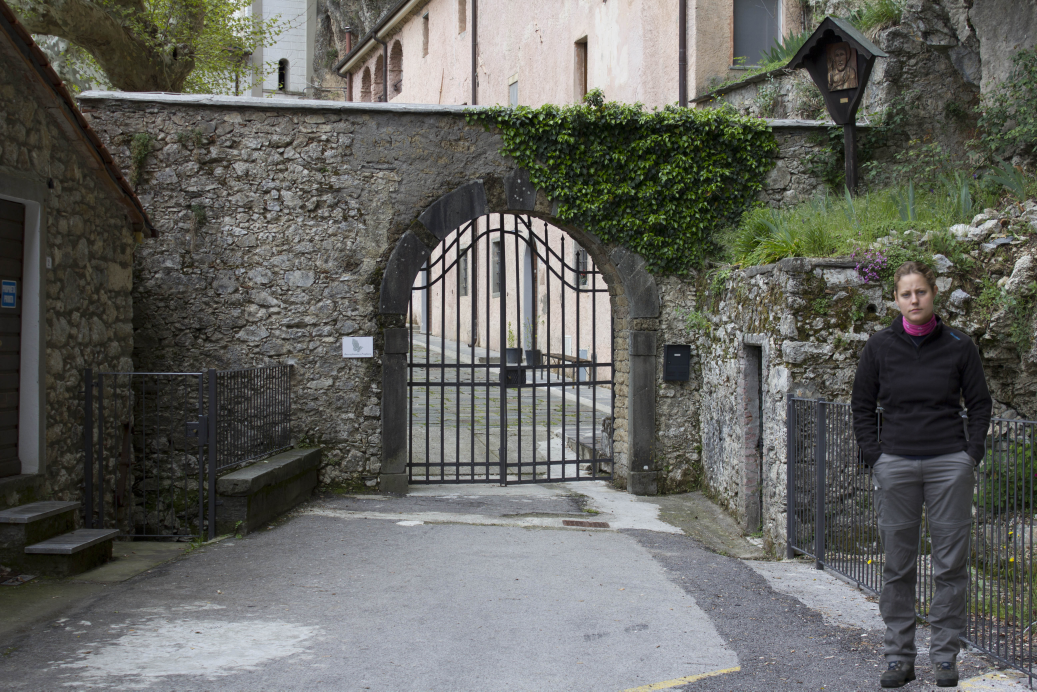
#> input picture PythonScript/pytest/recursos/imagens/entrada.jpg, 5184 x 3456 px (shown at 1/5 size)
$ python detector_copia_cola_peritus.py ../pytest/recursos/imagens/entrada.jpg
#> lines starting #> are read from the running program, lines starting #| are printed output that depends on the picture
### PythonScript/utilitario/outros.py
import os
import hashlib
from pathlib import Path

# [77 lines left out: functions coletar_arquivos_e_pasta_saida, calcular_sha256, replace_com_incremento, not called in this run]


EXTENSOES_POR_TIPO = {
    "video": {
        ".avi", ".mp4", ".mkv", ".mov", ".wmv", ".flv",
        ".mpeg", ".mpg", ".webm", ".dav", ".m4v",
        ".3gp", ".ts", ".vob"
    },
    "audio": {
        ".mp3", ".wav", ".aac", ".m4a", ".flac", ".ogg",
        ".wma", ".opus", ".amr", ".aiff", ".aif", ".mka",
        ".ac3"
    },
    "imagem": {
        ".jpg", ".jpeg", ".png", ".bmp", ".gif", ".tif",
        ".tiff", ".webp", ".heic", ".heif"
    }
}
from pathlib import Path


EXTENSOES = {
    "video": {
        ".avi", ".mp4", ".mkv", ".mov", ".wmv", ".flv",
        ".mpeg", ".mpg", ".webm", ".dav", ".m4v",
        ".3gp", ".ts", ".vob"
    },
    "video_mp4": {
        ".mp4",  ".mov", ".m4v", ".3gp"
    },
    "audio": {
        ".mp3", ".wav", ".aac", ".m4a", ".flac", ".ogg",
        ".wma", ".opus", ".amr", ".aiff", ".aif", ".ac3"
    },
    "imagem": {
        ".jpg", ".jpeg", ".png", ".bmp", ".gif",
        ".tif", ".tiff", ".webp", ".heic", ".heif"
    },
    "imagem_png": {
        ".png"
    }
}


def selecionar_arquivos(arquivos, tipos):
    if isinstance(tipos, str):
        tipos = [tipos]
    extensoes = set().union(*(EXTENSOES.get(tipo.lower(), set()) for tipo in tipos))
    return [arq for arq in arquivos if Path(arq).suffix.lower() in extensoes]

def filtrar_arquivos(
    arquivos,
    prefixo=None,
    sufixo=None,
    extensao=None
):
    """
    Remove arquivos que satisfaçam TODOS os filtros informados.

    Os parâmetros são opcionais:
    - prefixo: início do nome do arquivo
    - sufixo: final do nome do arquivo (sem extensão)
    - extensao: extensão do arquivo

    Exemplos:
    prefixo="tmp_"
    sufixo="_editada"
    extensao=".jpg"
    """

    if extensao:
        extensao = extensao.lower()
        if not extensao.startswith("."):
            extensao = "." + extensao

    resultado = []

    for arq in arquivos:
        path = Path(arq)

        nome = path.stem.lower()
        ext = path.suffix.lower()

        filtros = []

        if prefixo is not None:
            filtros.append(nome.startswith(prefixo.lower()))

        if sufixo is not None:
            filtros.append(nome.endswith(sufixo.lower()))

        if extensao is not None:
            filtros.append(ext == extensao)

        # Remove somente se TODOS os filtros forem satisfeitos
        if filtros and all(filtros):
            continue

        resultado.append(arq)

    return resultado

### PythonScript/comandos/detector_copia_cola_peritus.py
"""
Comando baseado no filtro de detecção de cópia/cola por PCA em blocos
POPESCU, A. C.; FARID, H. Exposing Digital Forgeries by Detecting Duplicated Image Regions, 2004
Implementação de referência: https://github.com/SEPAEL/Peritus
imagem em escala de cinza -> blocos sobrepostos -> PCA -> quantização/ordenação -> vetores de deslocamento repetidos -> morfologia -> regiões coloridas transparentes
"""

from __future__ import annotations

import math
import os
import traceback
from concurrent.futures import ThreadPoolExecutor, as_completed
from pathlib import Path
from typing import Any, Dict, List, Tuple

import cv2
import numpy as np

from utilitario.outros import (
    filtrar_arquivos,
    replace_com_incremento,
    selecionar_arquivos,
)

# ============================================================
# Metadados e saída
# ============================================================

PREFIXO_SAIDA = "copy_paste_"
EXTENSAO_SAIDA = "png"

# ============================================================
# Parâmetros da UI
# ============================================================

NCOMP_PADRAO = 0.75
QUANTIZACAO_PADRAO = 256

# ============================================================
# Constantes internas
# ============================================================

BLOCO_REFERENCIA = 7
NN_REFERENCIA = 2
NF_REFERENCIA = 128
ND_REFERENCIA = 16
ALPHA_CLUSTER = 0.42
CORES_CLUSTERS_BGR = [
    (0, 0, 255),
    (255, 0, 0),
    (0, 255, 0),
    (0, 255, 255),
    (255, 0, 255),
    (255, 255, 0),
    (0, 128, 255),
    (128, 0, 255),
]


# ============================================================
# Comunicação e controles PeriTASK
# ============================================================

def _status(msg: str) -> None:
    print(f"STATUS:{msg}", flush=True)


def _status_etapa(etapa: int, total: int, mensagem: str) -> None:
    _status(f"Etapa {etapa}/{total} - {mensagem}")


def _progress(valor: int) -> None:
    valor = max(0, min(100, int(valor)))
    print(f"PROGRESS:{valor}", flush=True)


def _get_float(
    controls: Dict[str, Any],
    chave: str,
    padrao: float,
    minimo: float,
    maximo: float,
) -> float:
    try:
        valor = float(str(controls.get(chave, padrao)).replace(",", ".").strip())
    except Exception:
        valor = padrao

    return max(minimo, min(maximo, valor))


def _get_int(
    controls: Dict[str, Any],
    chave: str,
    padrao: int,
    minimo: int,
    maximo: int,
) -> int:
    try:
        valor = int(float(str(controls.get(chave, padrao)).replace(",", ".").strip()))
    except Exception:
        valor = padrao

    return max(minimo, min(maximo, valor))


# ============================================================
# Estimadores automáticos
# ============================================================

def estima_bloco_pca(largura: int, altura: int) -> int:
    """
    Estima o tamanho do bloco b.

    Critério sensível:
        - blocos menores detectam cópias menores;
        - blocos menores aumentam custo e falsos positivos;
        - como a preferência é evitar falsos negativos, mantém b baixo.
    """
    maior_lado = max(largura, altura)

    if maior_lado <= 2600:
        return 7

    if maior_lado <= 4200:
        return 9

    return 11


def estima_nn_pca(largura: int, altura: int, b: int) -> int:
    """
    Estima a profundidade de pesquisa Nn.

    Critério sensível:
        - Nn maior compara mais vizinhos após ordenação;
        - aumenta chance de encontrar clones;
        - aumenta custo e falsos positivos.
    """
    linhas_blocos = altura - b + 1
    colunas_blocos = largura - b + 1

    if linhas_blocos <= 0 or colunas_blocos <= 0:
        return NN_REFERENCIA

    nb = linhas_blocos * colunas_blocos

    if nb <= 300_000:
        return 5

    if nb <= 900_000:
        return 4

    if nb <= 1_800_000:
        return 3

    return 2


def estima_nf_pca(largura: int, altura: int, b: int) -> int:
    """
    Estima Nf, tamanho mínimo do clone.

    Critério sensível:
        - Nf menor aceita regiões menores;
        - evita falsos negativos;
        - pode aumentar falsos positivos.
    """
    linhas_blocos = altura - b + 1
    colunas_blocos = largura - b + 1

    if linhas_blocos <= 0 or colunas_blocos <= 0:
        return NF_REFERENCIA

    nb = linhas_blocos * colunas_blocos

    estimado = int(round(nb * 0.00008))

    return max(32, min(128, estimado))


def estima_nd_pca(largura: int, altura: int) -> int:
    """
    Estima Nd, distância mínima de Manhattan entre blocos.

    Critério sensível:
        - Nd menor permite detectar deslocamentos mais próximos;
        - evita falsos negativos em cópias pequenas/próximas;
        - pode aumentar falsos positivos.
    """
    diagonal = math.hypot(largura, altura)

    estimado = int(round(diagonal * 0.008))

    return max(8, min(24, estimado))


def estima_parametros_pca(
    largura: int,
    altura: int,
) -> Dict[str, int]:
    """
    Estima os parâmetros automáticos do PCA por blocos.
    """
    b = estima_bloco_pca(
        largura=largura,
        altura=altura,
    )

    nn = estima_nn_pca(
        largura=largura,
        altura=altura,
        b=b,
    )

    nf = estima_nf_pca(
        largura=largura,
        altura=altura,
        b=b,
    )

    nd = estima_nd_pca(
        largura=largura,
        altura=altura,
    )

    return {
        "b": b,
        "Nn": nn,
        "Nf": nf,
        "Nd": nd,
    }


# ============================================================
# Indexação e blocos
# ============================================================

# [49 lines left out: functions _linha_coluna_para_indice, _distancia_cpp, _linha_interna_cpp, not called in this run]


# ============================================================
# Extração de blocos
# ============================================================

def _extrair_blocos_vetorizados_cpp(
    gray: np.ndarray,
    b: int,
) -> Tuple[np.ndarray, int, int]:
    """
    Extrai blocos no mesmo layout do C++.

    C++:
        pDados[(j*(linhas-b+1)+i)*b2 + h*b + k]
            = pImagem[(i+k)*colunas + j+h]

    Portanto:
        índice do bloco = coluna * linhas_blocos + linha
        índice interno  = coluna_interna * b + linha_interna
    """
    linhas, colunas = gray.shape[:2]

    linhas_blocos = linhas - b + 1
    colunas_blocos = colunas - b + 1

    if linhas_blocos <= 0 or colunas_blocos <= 0:
        raise RuntimeError("Imagem menor que o tamanho do bloco informado.")

    nb = linhas_blocos * colunas_blocos
    b2 = b * b

    try:
        blocos = np.lib.stride_tricks.sliding_window_view(
            gray,
            (b, b),
        )

        # sliding_window_view:
        #   [linha_bloco, coluna_bloco, linha_interna, coluna_interna]
        #
        # C++:
        #   [coluna_bloco, linha_bloco, coluna_interna, linha_interna]
        blocos = blocos.transpose(1, 0, 3, 2)

        dados = blocos.reshape(
            nb,
            b2,
        )

        dados = np.ascontiguousarray(
            dados,
            dtype=np.float32,
        )

        return dados, linhas_blocos, colunas_blocos

    except Exception:
        dados = np.zeros(
            (nb, b2),
            dtype=np.float32,
        )

        for i in range(linhas_blocos):
            for j in range(colunas_blocos):
                indice_bloco = _linha_coluna_para_indice(
                    linha=i,
                    coluna=j,
                    linhas_blocos=linhas_blocos,
                )

                for k in range(b):
                    for h in range(b):
                        indice_interno = h * b + k
                        dados[indice_bloco, indice_interno] = gray[i + k, j + h]

        return dados, linhas_blocos, colunas_blocos


# ============================================================
# PCA, quantização e ordenação
# ============================================================

# [524 lines left out: functions _calcular_pca_cpp, _calcular_chave_b_cpp, _ordenar_indices_por_b_cpp, _calcular_md_dir_deslocamentos_cpp, _preparar_grupos_deslocamentos, _marcar_um_deslocamento_vetorizado and 4 more, not called in this run]


# ============================================================
# Pipeline
# ============================================================

def _copy_move_pca_original_otimizado(
    imagem_bgr: np.ndarray,
    controls: Dict[str, Any],
) -> Tuple[np.ndarray, Dict[str, Any]]:
    """
    Implementação Python baseada na lógica original do CopyMovePCA,
    com estimadores automáticos e otimização na etapa de marcação.
    """
    altura, largura = imagem_bgr.shape[:2]

    _status_etapa(2, 15, "Estimando parâmetros automáticos e lendo controles da UI.")
    parametros_estimados = estima_parametros_pca(
        largura=largura,
        altura=altura,
    )

    b = parametros_estimados["b"]
    nn = parametros_estimados["Nn"]
    nf = parametros_estimados["Nf"]
    nd = parametros_estimados["Nd"]

    n_comp = _get_float(
        controls,
        "nComp",
        NCOMP_PADRAO,
        0.01,
        1.0,
    )

    q = _get_int(
        controls,
        "Q",
        QUANTIZACAO_PADRAO,
        1,
        100000,
    )

    if b >= altura or b >= largura:
        raise RuntimeError(
            f"Tamanho do bloco inválido para a imagem: b={b}, "
            f"imagem={largura}x{altura}."
        )

    _status_etapa(3, 15, "Convertendo imagem para escala de cinza.")
    gray = cv2.cvtColor(
        imagem_bgr,
        cv2.COLOR_BGR2GRAY,
    )

    _progress(8)
    _status_etapa(2, 15,
        "Parâmetros estimados: "
        f"b={b}, Nn={nn}, Nf={nf}, Nd={nd}. "
        f"Parâmetros da UI: nComp={n_comp}, Q={q}."
    )

    _status_etapa(4, 15, "Extraindo blocos bxb na ordem original do C++.")

    dados, linhas_blocos, colunas_blocos = _extrair_blocos_vetorizados_cpp(
        gray=gray,
        b=b,
    )

    nb = int(dados.shape[0])

    _progress(20)
    _status_etapa(5, 15,
        f"Blocos extraídos: Nb={nb}, "
        f"linhas_blocos={linhas_blocos}, "
        f"colunas_blocos={colunas_blocos}."
    )

    _status_etapa(6, 15, "Executando PCA.")

    g, nt = _calcular_pca_cpp(
        dados=dados,
        n_comp=n_comp,
    )

    del dados

    _progress(36)
    _status_etapa(6, 15, f"PCA concluída: componentes utilizados={nt}.")

    _status_etapa(7, 15, "Calculando chave B conforme lógica original.")

    b_chave = _calcular_chave_b_cpp(
        g=g,
        q=q,
    )

    del g

    _progress(45)
    _status_etapa(8, 15, "Ordenando índices por B.")

    indices_ordenados = _ordenar_indices_por_b_cpp(
        b_chave=b_chave,
    )

    del b_chave

    _progress(55)
    _status_etapa(9, 15, "Calculando MD, Dir, contador e p_desloc.")

    md, dir_mat, p_desloc = _calcular_md_dir_deslocamentos_cpp(
        indices_ordenados=indices_ordenados,
        linhas=altura,
        colunas=largura,
        linhas_blocos=linhas_blocos,
        nb=nb,
        nn=nn,
        nf=nf,
        nd=nd,
    )

    del indices_ordenados

    _progress(72)

    p_desloc_unicos_preview = len(list(dict.fromkeys(int(x) for x in p_desloc)))

    _status_etapa(10, 15,
        f"p_desloc total={len(p_desloc)}; "
        f"deslocamentos únicos={p_desloc_unicos_preview}."
    )

    _status_etapa(11, 15, "Marcando cantos dos blocos clonados com NumPy/paralelismo.")

    mascaras_por_deslocamento, p_desloc_unicos = _marcar_cantos_blocos_cpp_otimizado(
        shape_gray=gray.shape,
        md=md,
        dir_mat=dir_mat,
        p_desloc=p_desloc,
        b=b,
        nn=nn,
        linhas_blocos=linhas_blocos,
    )

    _progress(82)

    _status_etapa(12, 15, "Aplicando morfologia elíptica original.")
    mascaras_por_deslocamento = _aplicar_morfologia_mascaras_cpp(
        mascaras_por_deslocamento=mascaras_por_deslocamento,
        b=b,
    )

    _progress(88)

    _status_etapa(13, 15, "Criando overlay colorido e máscara total.")
    resultado = _desenhar_overlay_por_deslocamento(
        imagem_bgr=imagem_bgr,
        mascaras_por_deslocamento=mascaras_por_deslocamento,
    )

    mascara_total = _criar_mascara_total(
        shape_gray=gray.shape,
        mascaras_por_deslocamento=mascaras_por_deslocamento,
    )

    pixels_mascara = int(np.count_nonzero(mascara_total))

    info = {
        "b": b,
        "nComp": n_comp,
        "Nn": nn,
        "Q": q,
        "Nf": nf,
        "Nd": nd,
        "morf": True,
        "Nb": nb,
        "linhas_blocos": linhas_blocos,
        "colunas_blocos": colunas_blocos,
        "componentes_pca": nt,
        "p_desloc": len(p_desloc),
        "p_desloc_unicos": p_desloc_unicos,
        "deslocamentos_com_mascara": len(mascaras_por_deslocamento),
        "pixels_mascara": pixels_mascara,
        "workers_marcacao": os.cpu_count() or 1,
    }

    return resultado, info


def _processar_imagem(
    caminho_imagem: str,
    pasta_saida: str,
    controls: Dict[str, Any],
) -> None:
    nome_base = Path(caminho_imagem).stem

    _status_etapa(1, 15, f"{Path(caminho_imagem).name}: lendo imagem de entrada.")
    imagem_bgr = cv2.imread(
        caminho_imagem,
        cv2.IMREAD_COLOR,
    )

    if imagem_bgr is None:
        raise RuntimeError("Imagem não pôde ser lida pelo OpenCV.")

    resultado, info = _copy_move_pca_original_otimizado(
        imagem_bgr=imagem_bgr,
        controls=controls,
    )

    tmp = os.path.join(
        os.getenv("TEMP") or pasta_saida,
        f"{PREFIXO_SAIDA}PCA_{nome_base}.tmp.{EXTENSAO_SAIDA}",
    )

    final = os.path.join(
        pasta_saida,
        f"{PREFIXO_SAIDA}PCA_{nome_base}.{EXTENSAO_SAIDA}",
    )

    _status_etapa(14, 15, f"{Path(caminho_imagem).name}: salvando imagem de resultado.")
    cv2.imwrite(
        tmp,
        resultado,
    )

    saida = replace_com_incremento(
        tmp,
        final,
    )

    _status_etapa(15, 15,
        f"{Path(caminho_imagem).name}: "
        f"b={info['b']}, "
        f"nComp={info['nComp']}, "
        f"Nn={info['Nn']}, "
        f"Q={info['Q']}, "
        f"Nf={info['Nf']}, "
        f"Nd={info['Nd']}, "
        f"morf={info['morf']}, "
        f"Nb={info['Nb']}, "
        f"componentes_pca={info['componentes_pca']}, "
        f"p_desloc={info['p_desloc']}, "
        f"p_desloc_unicos={info['p_desloc_unicos']}, "
        f"deslocamentos_com_mascara={info['deslocamentos_com_mascara']}, "
        f"pixels_mascara={info['pixels_mascara']}, "
        f"workers_marcacao={info['workers_marcacao']} "
        f"-> {saida}"
    )


# ============================================================
# Entrada PeriTASK
# ============================================================

def executar(arquivos, controls, pasta_saida):
    """
    Função obrigatória para comandos do PeriTASK.

    Controls aceitos:
        nComp:
            percentual de componentes principais utilizadas.
            default: 0.75

        Q:
            fator de quantização dos vetores PCA.
            default: 256

    Parâmetros estimados automaticamente:
        b:
            tamanho do bloco bxb.

        Nn:
            profundidade da pesquisa após ordenação.

        Nf:
            tamanho mínimo do clone.

        Nd:
            distância mínima de Manhattan entre blocos.

    Morfologia:
        sempre aplicada.
    """
    if controls is None:
        controls = {}

    arquivos_imagens = selecionar_arquivos(
        arquivos,
        "imagem",
    )

    arquivos_imagens = filtrar_arquivos(
        arquivos_imagens,
        prefixo=PREFIXO_SAIDA,
        extensao=EXTENSAO_SAIDA,
    )

    if not arquivos_imagens:
        _status("Nenhuma imagem compatível foi selecionada.")
        _progress(100)
        return

    Path(pasta_saida).mkdir(
        parents=True,
        exist_ok=True,
    )

    total = len(arquivos_imagens)
    ultimo_progresso = -1

    _status(
        f"Iniciando detector Copy-Move PCA original otimizado em {total} imagem(ns)."
    )

    for i, imagem in enumerate(arquivos_imagens, start=1):
        try:
            _status(
                f"Processando imagem {i}/{total}: {Path(imagem).name}"
            )

            _processar_imagem(
                caminho_imagem=imagem,
                pasta_saida=pasta_saida,
                controls=controls,
            )
#> in _processar_imagem, imagem_bgr is the input picture: shape (3456, 5184, 3); mean B, G, R 94.7, 99.4, 98.7
#> in _copy_move_pca_original_otimizado, `gray = cv2.cvtColor( imagem_bgr, cv2.COLOR_BGR2GRAY, )`:
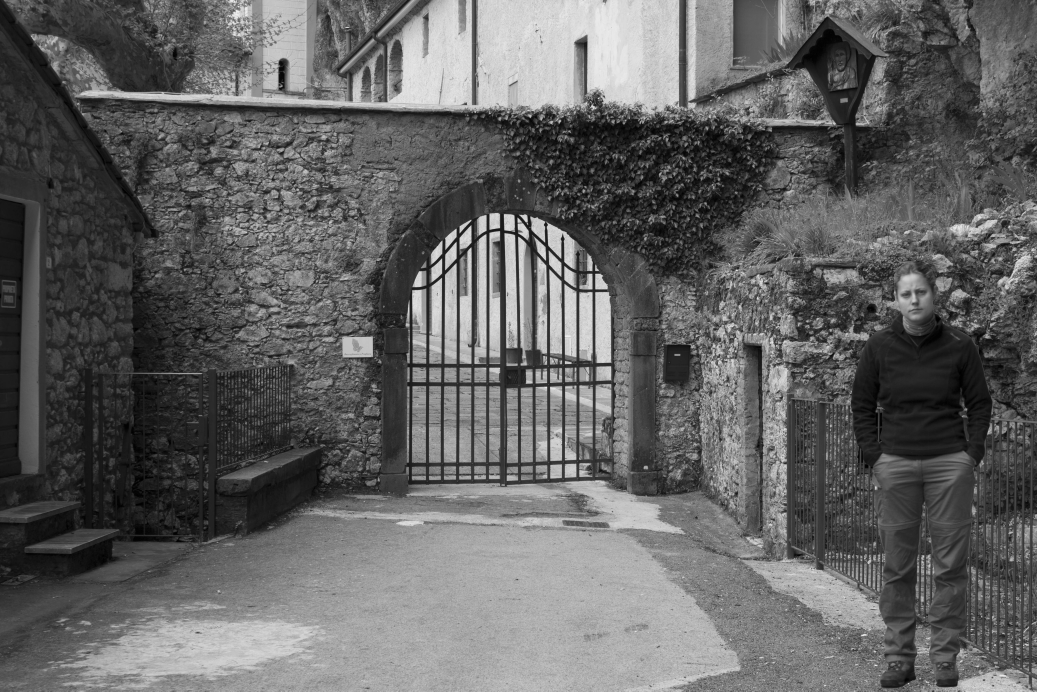
#> gray: shape (3456, 5184) (shown at 1/5 size); min 0, max 254, mean 98.7

        except Exception as exc:
            _status(
                f"Erro ao processar {Path(imagem).name}: {exc}"
            )
            _status(traceback.format_exc())

        progresso = int((i / total) * 100)

        if progresso != ultimo_progresso:
            _progress(progresso)
            ultimo_progresso = progresso

    _progress(100)


# ============================================================
# Execução direta
# ============================================================

if __name__ == "__main__":
    import argparse

    parser = argparse.ArgumentParser(
        description="Detector Copy-Move PCA por blocos - lógica original C++ otimizada"
    )

    parser.add_argument(
        "imagens",
        nargs="+",
        help="Imagem(ns) de entrada",
    )

    parser.add_argument(
        "--saida",
        default=".",
        help="Pasta de saída",
    )

    parser.add_argument(
        "--nComp",
        default=str(NCOMP_PADRAO),
        help="Percentual de componentes PCA. Default: 0.75",
    )

    parser.add_argument(
        "--Q",
        default=str(QUANTIZACAO_PADRAO),
        help="Fator de quantização. Default: 256",
    )

    args = parser.parse_args()

    executar(
        arquivos=args.imagens,
        controls={
            "nComp": args.nComp,
            "Q": args.Q,
        },
        pasta_saida=args.saida,
    )
